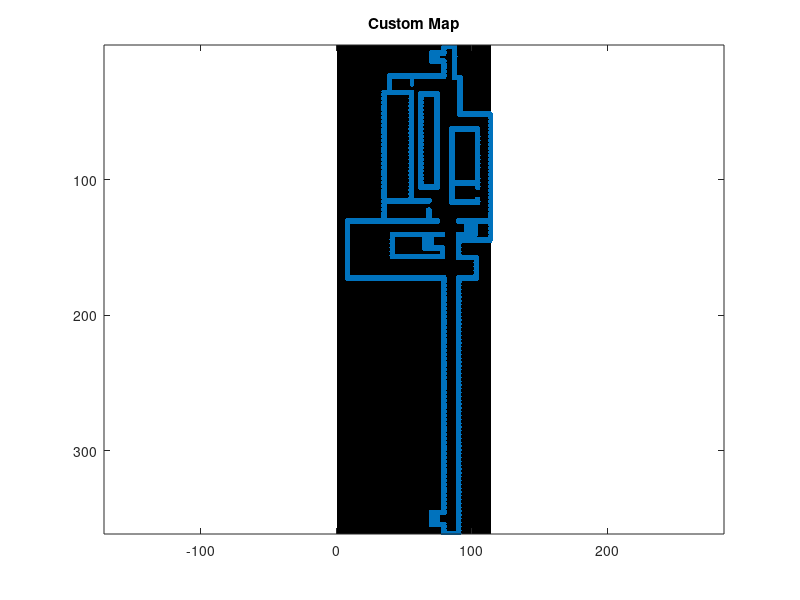

Recreate this plot in MATLAB. (Note: this script raises an error after producing the figure.)
clear all; close all; clc

% 3rd Floor Simplification Map
occupancyGrid = zeros(361, 114);  % Create a 50x50 grid of free space

%% Add Walls:
occupancyGrid(2:2, 80:88) = 1;
occupancyGrid(2:25, 87:88) = 1;
occupancyGrid(24:25, 87:92) = 1;
occupancyGrid(25:52, 91:92) = 1;
occupancyGrid(51:52, 91:114) = 1;
occupancyGrid(52:144, 114:114) = 1;
occupancyGrid(2:7, 79:80) = 1;
occupancyGrid(12:24, 79:80) = 1;

occupancyGrid(35:131, 35:36) = 1;
occupancyGrid(35:116, 55:56) = 1;
occupancyGrid(115:116, 35:69) = 1;
occupancyGrid(131:131, 35:75) = 1;
occupancyGrid(122:131, 68:69) = 1;
occupancyGrid(130:131, 8:75) = 1;
occupancyGrid(131:172, 8:9) = 1;
occupancyGrid(172:173, 8:80) = 1;
occupancyGrid(172:346, 79:80) = 1;
occupancyGrid(354:361, 79:80) = 1;
occupancyGrid(361:361, 80:91) = 1;
occupancyGrid(172:361, 90:91) = 1;
occupancyGrid(172:173, 90:104) = 1;
occupancyGrid(158:172, 103:104) = 1;
occupancyGrid(157:158, 90:104) = 1;
occupancyGrid(144:158, 90:91) = 1;

% % Room Rear Macs Area
occupancyGrid(23:24, 39:80) = 1;
occupancyGrid(24:35, 39:40) = 1;
occupancyGrid(24:30, 56:56) = 1;
occupancyGrid(35:36, 35:56) = 1;

% Cubicles:
occupancyGrid(62:63, 85:105) = 1;
occupancyGrid(102:103, 85:105) = 1;
occupancyGrid(116:117, 85:105) = 1;
occupancyGrid(62:106, 104:105) = 1;
occupancyGrid(114:117, 104:105) = 1;
occupancyGrid(62:117, 85:86) = 1;

% Cubicles Offices:
occupancyGrid(36:37, 62:75) = 1;
occupancyGrid(105:106, 62:75) = 1;
occupancyGrid(36:106, 62:63) = 1;
occupancyGrid(36:106, 74:75) = 1;

% Indoor Stairs
occupancyGrid(140:141, 41:79) = 1;
occupancyGrid(156:157, 41:79) = 1;
occupancyGrid(140:157, 41:42) = 1;
occupancyGrid(150:157, 78:79) = 1;
occupancyGrid(150:151, 71:79) = 1;
occupancyGrid(140:151, 65:71) = 1;

% Indoor Emergency Stairs
occupancyGrid(130:131, 90:114) = 1;
occupancyGrid(144:145, 90:114) = 1;
occupancyGrid(140:144, 90:91) = 1;
occupancyGrid(140:141, 90:103) = 1;
occupancyGrid(131:141, 96:103) = 1;

% Outdoor Emergency Stairs Corridor:
occupancyGrid(345:346, 75:80) = 1;
occupancyGrid(354:355, 75:80) = 1;
occupancyGrid(345:355, 70:75) = 1;

% Outdoor Emergency Stairs Cubicles:
occupancyGrid(6:7, 75:80) = 1;
occupancyGrid(12:13, 75:80) = 1;
occupancyGrid(6:13, 70:75) = 1;


figure
imagesc(occupancyGrid);
colormap(gray);   % Set the colormap to gray
axis equal;       % Maintain equal scaling
title('Custom Map');

% Debug: Highlight added custom wall pixels
hold on;
[yExtra, xExtra] = find(occupancyGrid == 1);
scatter(xExtra, yExtra, 10, 'red', 'filled'); % Highlight all occupied cells

%% Save the occupancy grid (Optionally)
% save(['EG-2Floor_ply', '.mat'], 'occupancyGrid');



%% Get the indoor Boundaries for defining the Monte Carlo init and final positions
% % Invert the grid so that free space is 1 and walls are 0
% freeSpaceGrid = ~occupancyGrid;
% 
% % Apply erosion to shrink the free space
% se = strel('disk', 1);  % Create a disk-shaped structuring element with radius 2
% erodedFreeSpace = imerode(freeSpaceGrid, se);
% 
% % Find all boundaries of the free space
% B = bwboundaries(erodedFreeSpace);
% 
% % Plot the result
% figure;
% subplot(1,2,1);
% imagesc(occupancyGrid);
% colormap(gray);
% axis equal;
% title('Original Occupancy Grid');
% 
% subplot(1,2,2);
% imagesc(freeSpaceGrid);
% colormap(gray);
% axis equal;
% hold on;
% 
% % Plot all boundaries
% for k = 1:length(B)
%     boundary = B{k};
%     disp(['Ploting Boundary ', num2str(k), ':']);
%     plot(boundary(:,2), boundary(:,1), 'r', 'LineWidth', 2);
% end
% 
% title('Free Space with All Boundaries');
% 
% % Output the coordinates of all boundaries
% disp('Boundary coordinates:');
% for k = 1:length(B)
%     disp(['Boundary ', num2str(k), ':']);
%     disp(B{k}(:, [2,1]));  % Note: we swap columns to get [x, y] format
%     disp(' ');
% end
% 
% EG_2Floor_indoor_polygon_MC_Simulation = B{2};
% EG_2Floor_Hole1_indoor_polygon_MC_Simulation = B{10};
% EG_2Floor_Hole2_indoor_polygon_MC_Simulation = B{11};
% EG_2Floor_Hole3_indoor_polygon_MC_Simulation = B{12};

%% Get the indoor Boundaries for defining the Monte Carlo init and final positions
% Invert the grid so that free space is 1 and walls are 0
freeSpaceGrid = ~occupancyGrid;

% Apply erosion to shrink the main free space
se_erode = strel('disk', 1);  % Create a disk-shaped structuring element with radius 1
erodedFreeSpace = imerode(freeSpaceGrid, se_erode);

% Find all boundaries of the free space
B_main = bwboundaries(erodedFreeSpace);

% Now, let's handle the holes separately
holeGrid = occupancyGrid;  % Create a copy for the holes

% Apply dilation to expand the holes
se_dilate = strel('disk', 2);  % Create a disk-shaped structuring element with radius 1
dilatedHoles = imdilate(holeGrid, se_dilate);

% Find the boundaries of the dilated holes
B_holes = bwboundaries(dilatedHoles);

% Plot the results
figure;
subplot(1,2,1);
imagesc(occupancyGrid);
colormap(gray);
axis equal;
title('Original Occupancy Grid');

subplot(1,2,2);
imagesc(freeSpaceGrid);
colormap(gray);
axis equal;
hold on;

% Plot main boundary (number 2)
boundary_main = B_main{2};
plot(boundary_main(:,2), boundary_main(:,1), 'r', 'LineWidth', 2);

% Plot hole boundaries (10, 11, 12)
hole_indices = 2:1:5;
for i = 1:3
    disp(['Boundary Hole: ', num2str(hole_indices(i)), ':']);
    boundary_hole = B_holes{hole_indices(i)};
    plot(boundary_hole(:,2), boundary_hole(:,1), 'b', 'LineWidth', 2);
end

title('Free Space with Boundaries (Red: Main, Others: Holes)');

% Output the coordinates of the boundaries
disp('Boundary coordinates:');
disp('Main Boundary:');
disp(boundary_main(:, [2,1]));  % Note: we swap columns to get [x, y] format
disp(' ');

for i = 1:3
    disp(['Hole Boundary ', num2str(i), ':']);
    disp(B_holes{hole_indices(i)}(:, [2,1]));  % Note: we swap columns to get [x, y] format
    disp(' ');
end

% Save the boundaries
EG_2Floor_indoor_polygon_MC_Simulation = boundary_main;
EG_2Floor_Hole1_indoor_polygon_MC_Simulation = B_holes{2};
EG_2Floor_Hole2_indoor_polygon_MC_Simulation = B_holes{3};
EG_2Floor_Hole3_indoor_polygon_MC_Simulation = B_holes{4};